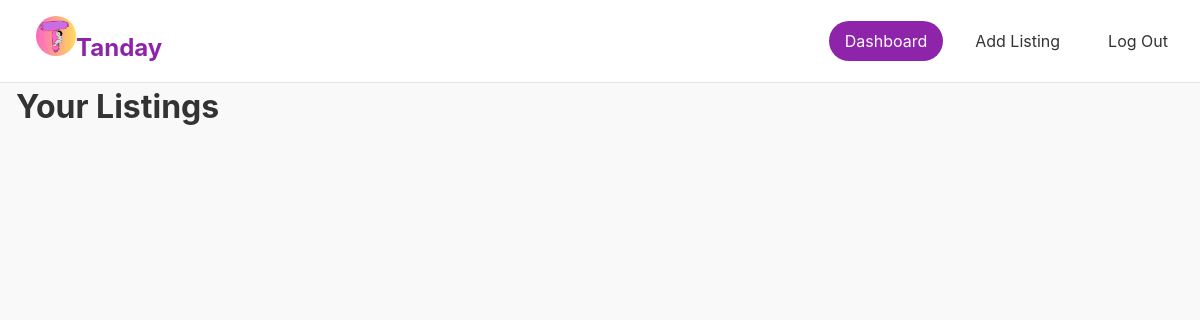
Page /viewBooks/10/ (signed in) on the earlier database version.
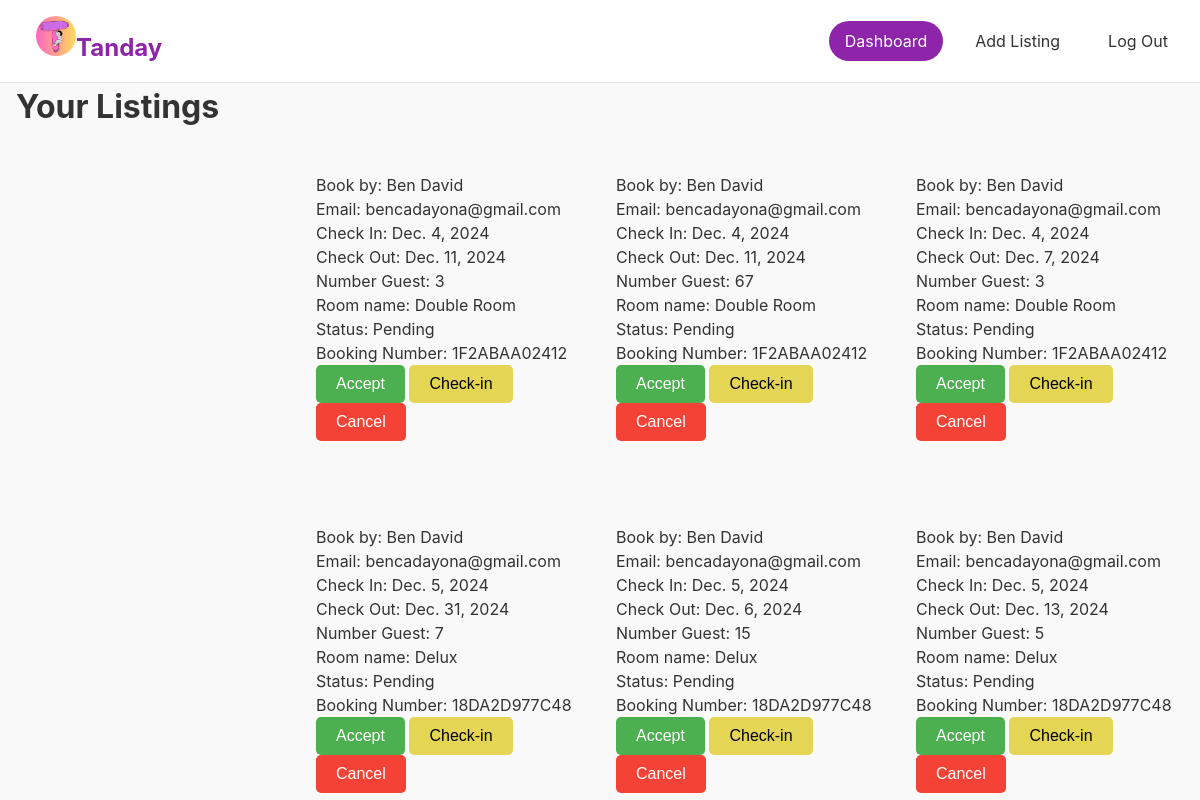
Same page on the later database version.
### api/models.py (models this page shows, shortened)
class Booking(models.Model):
    STATUS_CHOICES = [
        ("Pending", "Pending"),
        ("Canceled", "Canceled"),
        ("Accepted", "Accepted"),
        ("Check-in", "Check-in"),
        ("Check-out", "Check-out"),
    ]
    user = models.ForeignKey(User, on_delete=models.CASCADE, null=True, blank=True)
    name = models.CharField(max_length=100)
    email = models.EmailField()
    check_in = models.DateField(null=True, blank=True)
    check_out = models.DateField(null=True, blank=True)
    guests = models.IntegerField()
    room = models.ForeignKey(Rooms, on_delete=models.CASCADE)
    booking_number = models.CharField(max_length=12, editable=False, default=uuid.uuid4().hex[:12].upper())
    status = models.CharField(max_length=10, choices=STATUS_CHOICES, default="Pending")

class Rooms(models.Model):
    name = models.CharField(max_length=100)
    number_of_beds = models.IntegerField()
    price = models.FloatField()
    listing = models.ForeignKey('Listing', on_delete=models.CASCADE)
    available_room = models.IntegerField(default=1)

### api/views.py (the view)
# urls.py: path('viewBooks/<int:listing_id>/', viewBooks, name='viewBooks'),
@login_required
def viewBooks(request,listing_id):
    bookings = Booking.objects.filter(room__listing__id=listing_id)
    context = {'bookings':bookings,
               }
    return render(request, 'viewHotelBooks.html',context )

### api/templates/viewHotelBooks.html (shortened to what this page needs)
<!DOCTYPE html>
<html lang="en">
<head>
</head>
<body>
    {% load static %}
    <header>
        <div class="container header-content">
            <div class="balay">
                <a href="/home" class="logo"><img src="{% static 'logo.png' %}" alt="Tanday Logo" style="width: 40px; height: 40px; border-radius: 50%; margin-left: 20px;">Tanday</a>
            </div>
            <nav>
                <a href="{% url 'hotel_dashboard' %}" class="active">Dashboard</a>
                <a href="{% url 'add_listing' %}">Add Listing</a>
                <a href="{% url 'logout'%}">Log Out</a>
            </nav>
        </div>
    </header>
    <main class="container">
        <h1>Your Listings</h1>
        <div class="listings">
            {% for booking in bookings %}
                <div class="list-info">
                    {%if booking.status !=  'Check-out' %}
                        <p>Book by: {{booking.name}}</p>
                        <p>Email: {{booking.email}}</p>
                        <p>Check In: {{booking.check_in}}</p>
                        <p>Check Out: {{booking.check_out}}</p>
                        <p>Number Guest: {{booking.guests}}</p>
                        <p>Room name: {{booking.room.name}}</p>
                        <p>Status: {{booking.status}}</p>
                        <p>Booking Number: {{booking.booking_number}}</p>
                        <form method="POST" action="{% url 'accept' booking.id %}">
                           {%if booking.status != 'Canceled' and booking.status != 'Check-in'%}
                            <button type="submit" name="accept_button" class="accept-button">Accept</button>
                            <button type="submit" name="check_in_button" class="Check-in">Check-in</button>
                            <button type="submit" name="cancel_button" class="cancel-button">Cancel</button>
                           {%endif%}
                        </form>
                    {%endif%}
                </div>
            {% empty %}
                <p>No listings available.</p>
            {% endfor %}
        </div>
    </main>
</body>
</html>

Differences in the rows shown:
added Booking: name "Ben David", email "bencadayona@gmail.com", check_in "Dec. 4, 2024", check_out "Dec. 11, 2024", guests "3", room.name "Double Room", status "Pending", booking_number "1F2ABAA02412", shows "Accept"
added Booking: name "Ben David", email "bencadayona@gmail.com", check_in "Dec. 4, 2024", check_out "Dec. 11, 2024", guests "67", room.name "Double Room", status "Pending", booking_number "1F2ABAA02412", shows "Accept"
added Booking: name "Ben David", email "bencadayona@gmail.com", check_in "Dec. 4, 2024", check_out "Dec. 7, 2024", guests "3", room.name "Double Room", status "Pending", booking_number "1F2ABAA02412", shows "Accept"
added Booking: name "Ben David", email "bencadayona@gmail.com", check_in "Dec. 5, 2024", check_out "Dec. 31, 2024", guests "7", room.name "Delux", status "Pending", booking_number "18DA2D977C48", shows "Accept"
added Booking: name "Ben David", email "bencadayona@gmail.com", check_in "Dec. 5, 2024", check_out "Dec. 6, 2024", guests "15", room.name "Delux", status "Pending", booking_number "18DA2D977C48", shows "Accept"
added Booking: name "Ben David", email "bencadayona@gmail.com", check_in "Dec. 5, 2024", check_out "Dec. 13, 2024", guests "5", room.name "Delux", status "Pending", booking_number "18DA2D977C48", shows "Accept"
